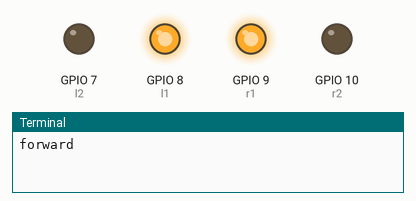
The program below on a simulated Raspberry Pi (BCM pin numbers). On the bench: output pins drawn as LEDs (lit = HIGH), the last lines printed to the terminal. At 12.0 s the program stops and its outputs stay as they are.

Above: at 1.0 s.
At 2.2 s:
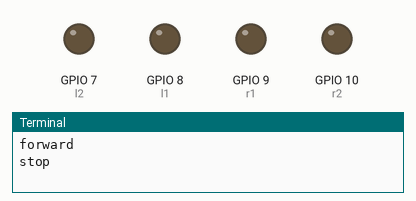
At 3.5 s:
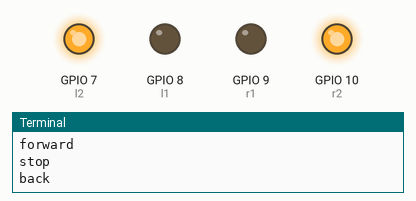
At 6.0 s:
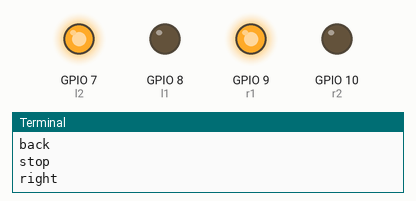
At 8.5 s:
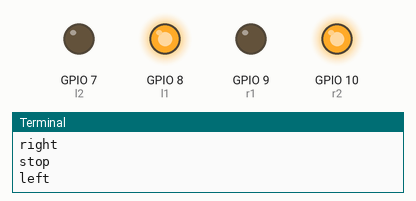
Timing chart, 0 to 9.8 s (numbered marks = the images above):
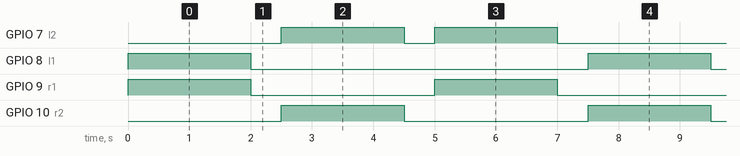

The program:

motor.py
```python
# -*- coding: utf-8 -*-


import RPi.GPIO as GPIO
import time
import sys


#参考文献
#https://tool-lab.com/raspberrypi-startup-26/
#https://github.com/CamJam-EduKit/EduKit3/tree/master/CamJam%20Edukit%203%20-%20RPi.GPIO/Code

#set
GPIO.setmode(GPIO.BCM)
GPIO.setwarnings(False)

#Pin Assignment
r1 = 9
r2 = 10
l1 = 8
l2 = 7

#Set in out
GPIO.setup(r1, GPIO.OUT)
GPIO.setup(r2, GPIO.OUT)
GPIO.setup(l1, GPIO.OUT)
GPIO.setup(l2, GPIO.OUT)

#関数の定義
#motor_OO( number ) で、モーター制御ができる(はず)

def forward(wait_time):
  GPIO.output(r1, 1)
  GPIO.output(r2, 0)
  GPIO.output(l1, 1)
  GPIO.output(l2, 0)
  print("forward")
  time.sleep(wait_time)

def back(wait_time):
  GPIO.output(r1, 0)
  GPIO.output(r2, 1)
  GPIO.output(l1, 0)
  GPIO.output(l2, 1)
  print("back")
  time.sleep(wait_time)

def right(wait_time):
  GPIO.output(r1, 1)
  GPIO.output(r2, 0)
  GPIO.output(l1, 0)
  GPIO.output(l2, 1)
  print("right")
  time.sleep(wait_time)

def left(wait_time):
  GPIO.output(r1, 0)
  GPIO.output(r2, 1)
  GPIO.output(l1, 1)
  GPIO.output(l2, 0)
  print("left")
  time.sleep(wait_time)

def stop(wait_time):
  GPIO.output(r1, 0)
  GPIO.output(r2, 0)
  GPIO.output(l1, 0)
  GPIO.output(l2, 0)
  print("stop")
  time.sleep(wait_time)


#テスト
forward(2)
stop(0.5)
back(2)
stop(0.5)
right(2)
stop(0.5)
left(2)
stop(0.5)
stop(2)


GPIO.cleanup()
```

Measured:
- by itself, GPIO 7 (l2): alternates HIGH for 2.0 s and LOW for 0.50 s, 4 changes in all, then stays LOW
- by itself, GPIO 8 (l1): alternates HIGH for 2.0 s and LOW for 5.5 s
- by itself, GPIO 9 (r1): alternates HIGH for 2.0 s and LOW for 3.0 s, 4 changes in all, then stays LOW
- by itself, GPIO 10 (r2): alternates HIGH for 2.0 s and LOW for 3.0 s
